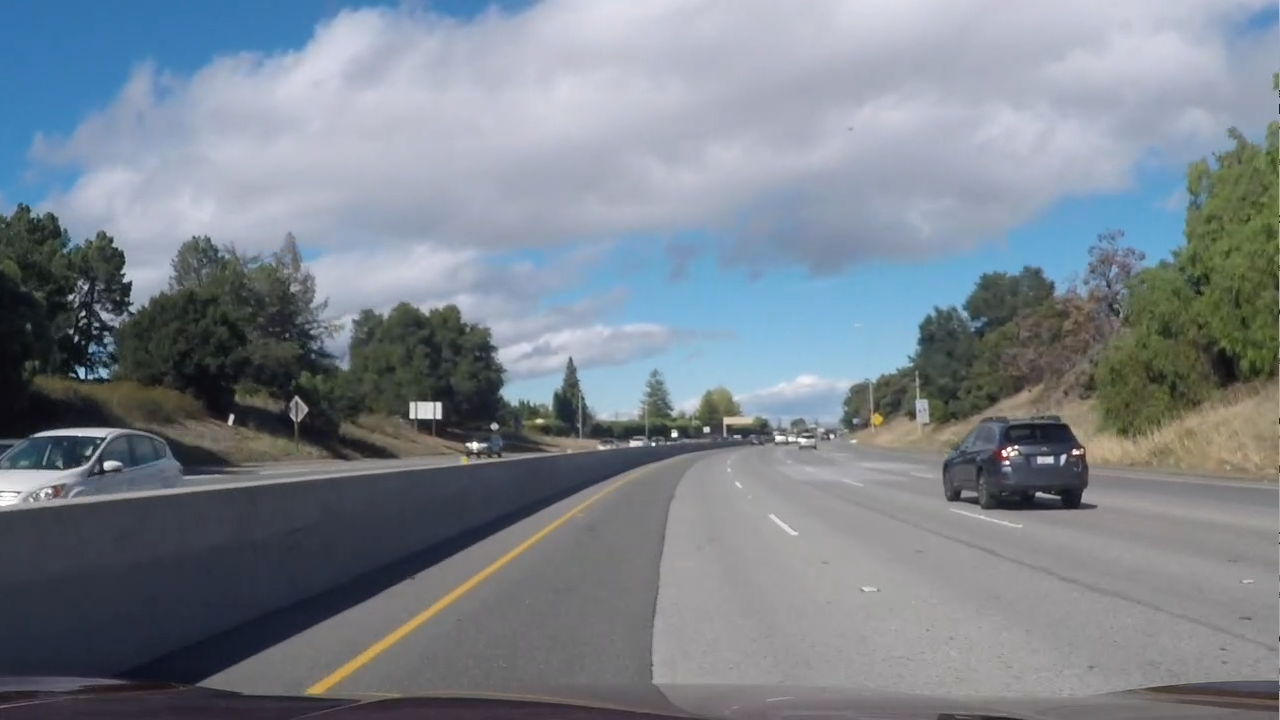
#> input picture problematic1.png, 1280 x 720 px; its folder holds only this picture in this run
$ python -i util.py   (imports and definitions only)   (older library calls are emulated)
#> lines starting #> are read from the running program, lines starting #| are printed output that depends on the picture; after the words box and inside, x2 and y2 are one past the last pixel; in counts of white or black regions, pixels touching at a corner belong together
import numpy as np
import cv2
import glob

class Camera:
    # [46 lines left out: functions __init__, undistort, calibrate_camera, not called in this run]


class Perspective:
    h = None
    w = None
    polygon = np.array([])
    M = []

    # [21 lines left out: function __init__, not called in this run]

    def warp(self, image):
        return cv2.warpPerspective(image, self.M, (self.h, self.w))

    def unwarp(self, image, new_shape):
        return cv2.warpPerspective(image, self.Minv, new_shape)

    def transform(self, v):
        return cv2.perspectiveTransform(v, self.M)

    def untransform(self, v):
        return cv2.perspectiveTransform(v, self.Minv)

    def polygon_frame(self):
        p = self.polygon
        return np.dstack([p[0], p[1], p[3], p[2], p[0]]).T


class FeatureExtractor:
    # settings
    blur_kernel_size = 5
    abs_sobel_kernel_size = 7
    mag_sobel_kernel_size = 7
    dir_sobel_kernel_size = 7

    def __init__(self, blur_kernel_size=5, abs_sobel_kernel_size=7, mag_sobel_kernel_size=7, dir_sobel_kernel_size=7):
        self.blur_kernel_size = blur_kernel_size
        self.abs_sobel_kernel_size = abs_sobel_kernel_size
        self.mag_sobel_kernel_size = mag_sobel_kernel_size
        self.dir_sobel_kernel_size = dir_sobel_kernel_size

    def gaussian_blur(self, img):
        return cv2.GaussianBlur(img, (self.blur_kernel_size, self.blur_kernel_size), 0)

    def abs_sobel_thresh(self, img, dx, dy, thresh):
        gray = cv2.cvtColor(img, cv2.COLOR_RGB2GRAY)

        sobel = cv2.Sobel(gray, cv2.CV_64F, dx, dy, ksize=self.abs_sobel_kernel_size)

        abs_sobel = np.absolute(sobel)
        scaled_sobel = np.uint8(255 * abs_sobel / np.max(abs_sobel))

        grad_binary = np.zeros_like(scaled_sobel)
        grad_binary[(scaled_sobel >= thresh[0]) & (scaled_sobel <= thresh[1])] = 1

        return grad_binary

    def mag_thresh(self, img, thresh):
        gray = cv2.cvtColor(img, cv2.COLOR_RGB2GRAY)
        sobelx = cv2.Sobel(gray, cv2.CV_64F, 1, 0, ksize=self.mag_sobel_kernel_size)
        sobely = cv2.Sobel(gray, cv2.CV_64F, 0, 1, ksize=self.mag_sobel_kernel_size)

        gradmag = np.sqrt(sobelx ** 2 + sobely ** 2)
        scale_factor = np.max(gradmag) / 255

        gradmag = (gradmag / scale_factor).astype(np.uint8)

        mag_binary = np.zeros_like(gradmag)
        mag_binary[(gradmag >= thresh[0]) & (gradmag <= thresh[1])] = 1

        return mag_binary

    def dir_threshold(self, img, thresh):
        gray = cv2.cvtColor(img, cv2.COLOR_RGB2GRAY)

        sobelx = cv2.Sobel(gray, cv2.CV_64F, 1, 0, ksize=self.dir_sobel_kernel_size)
        sobely = cv2.Sobel(gray, cv2.CV_64F, 0, 1, ksize=self.dir_sobel_kernel_size)

        abs_sobelx = np.absolute(sobelx)
        abs_sobely = np.absolute(sobely)

        dir = np.arctan2(abs_sobely, abs_sobelx)

        dir_binary = np.zeros_like(dir)
        dir_binary[(dir >= thresh[0]) & (dir <= thresh[1])] = 1

        return dir_binary

    def white_threshold(self, img):
        hsv = cv2.cvtColor(img, cv2.COLOR_RGB2HSV)
        hls = cv2.cvtColor(img, cv2.COLOR_RGB2HLS)

        white_2 = cv2.inRange(hls, (0, 255 - 60, 0), (255, 255, 60))
        white_3 = cv2.inRange(hls, (200, 200, 200), (255, 255, 255))
        white = cv2.inRange(hsv, (0, 0, 255 - 68), (255, 20, 255))

        return white | white_2 | white_3

    def yellow_threshold(self, img):
        hsv = cv2.cvtColor(img, cv2.COLOR_RGB2HSV)

        return cv2.inRange(hsv, (20, 100, 100), (40, 255, 255))

    def color_threshold(self, img):
        return self.white_threshold(img) | self.yellow_threshold(img)

    def pipeline(self, img):
        img = self.gaussian_blur(img)

        gradx = self.abs_sobel_thresh(img, 1, 0, (10, 255))
        grady = self.abs_sobel_thresh(img, 0, 1, (10, 255))

        mag_binary = self.mag_thresh(img, (40, 255))
        dir_binary = self.dir_threshold(img, (0.5, 1.1))

        combined = np.zeros_like(dir_binary)
        combined[((gradx == 1) & (grady == 0)) | ((mag_binary == 1)) & (dir_binary == 0)] = 1

        color_binary = self.color_threshold(img)

        total_binary = np.zeros_like(combined)
        total_binary[(color_binary > 0) & (combined > 0)] = 1

        return total_binary


class LaneFinder:
    nwindows = 9
    margin = 100 # the width of the windows +/- margin
    minpix = 50 # minimum number of pixels found to recenter window

    image = None
    histogram = []
    pixels = []

    left_lane_inds = []
    right_lane_inds = []

    left_fit = []
    right_fit = []

    left_curvead = 0
    right_curvead = 0
    offset = 0

    # [133 lines left out: functions __init__, histogram, nonzero, split_lanes, extract_pixels, polyfit and 3 more, not called in this run]

# Define a class to receive the characteristics of each line detection
class Line():
    # [22 lines left out: function __init__, not called in this run]

>>> import cv2
>>> picture = cv2.imread('problematic1.png')
#> picture is the input picture: shape (720, 1280, 3); mean B, G, R 141, 131.7, 123.2
>>> result = FeatureExtractor().pipeline(picture)
#> in pipeline, `gradx = self.abs_sobel_thresh(img, 1, 0, (10, 255))`:
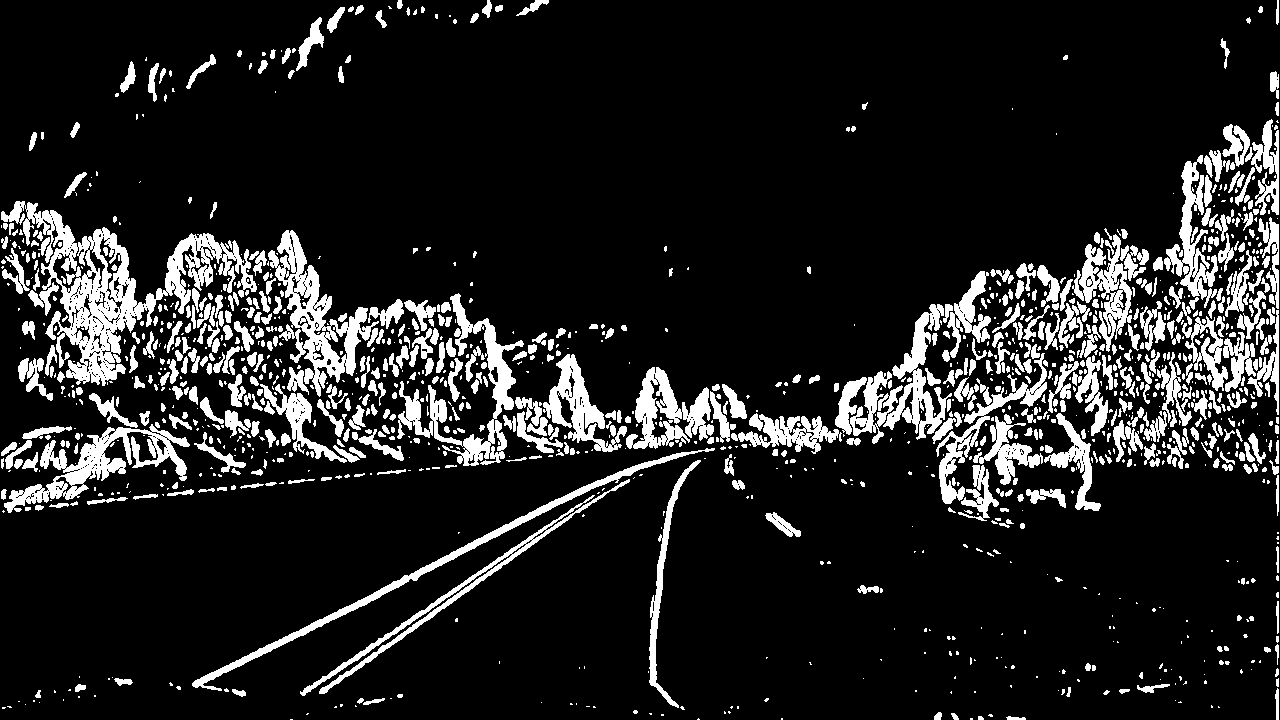
#> gradx: shape (720, 1280); values 0 (black) and 1 (white), 13.3% white; 1358 white regions (748 under 20 px), largest, box (x1, y1, x2, y2) and area: (1, 201, 257, 386) 12158, (268, 230, 379, 397) 5465, (397, 293, 524, 466) 4698
#> in mag_thresh, `gradmag = np.sqrt(sobelx ** 2 + sobely ** 2)`:
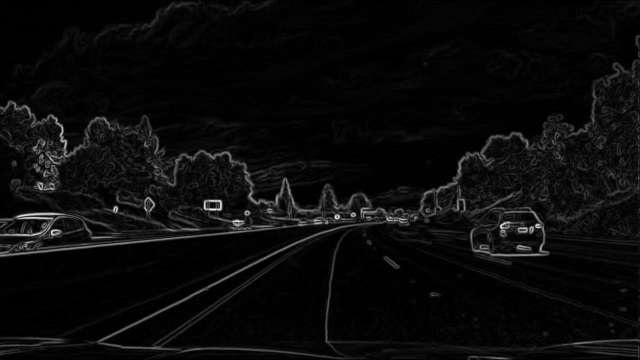
#> gradmag: shape (720, 1280) float64 (shown at 1/2 size); min 0, max 86196.7, mean 3825; drawn with min black and max white
#> in mag_thresh, `scale_factor = np.max(gradmag) / 255`: scale_factor = 338
#> in pipeline, `dir_binary = self.dir_threshold(img, (0.5, 1.1))`:
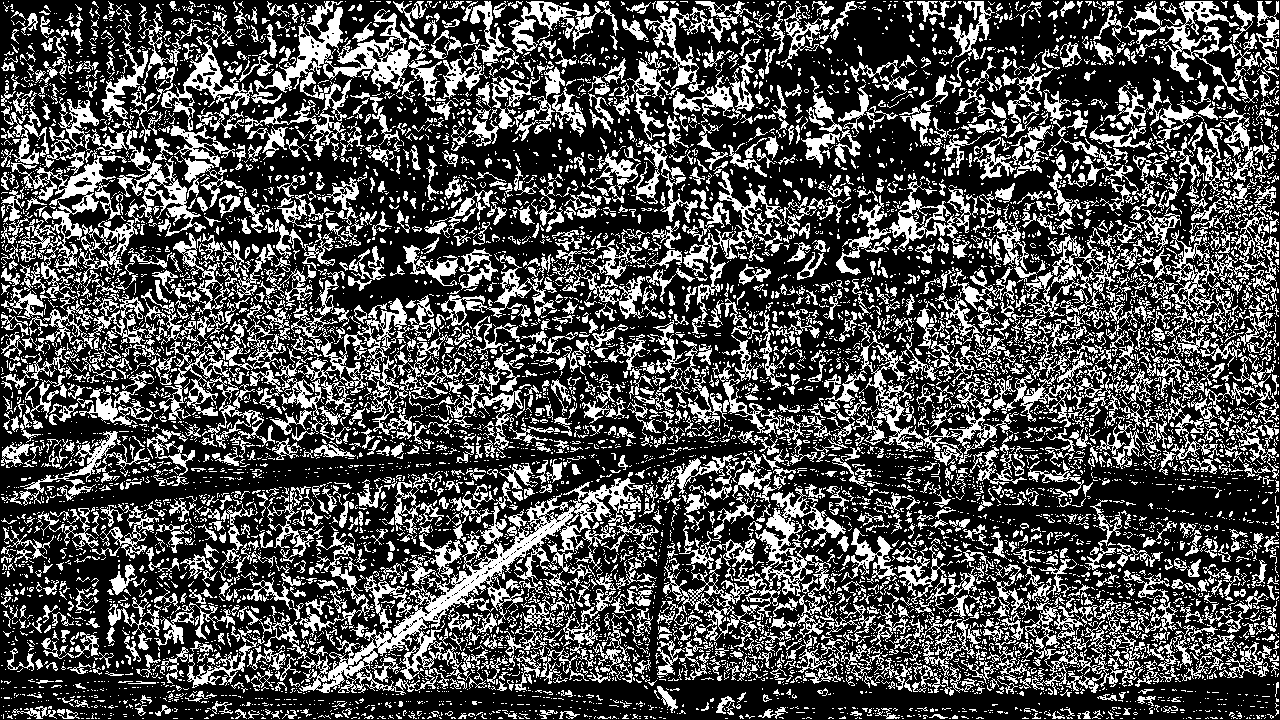
#> dir_binary: shape (720, 1280) float64; values 0 (black) and 1 (white), 31.1% white; 9232 white regions (7270 under 20 px), largest, box (x1, y1, x2, y2) and area: (299, 478, 648, 695) 10694, (678, 487, 846, 647) 6450, (251, 1, 442, 104) 5474
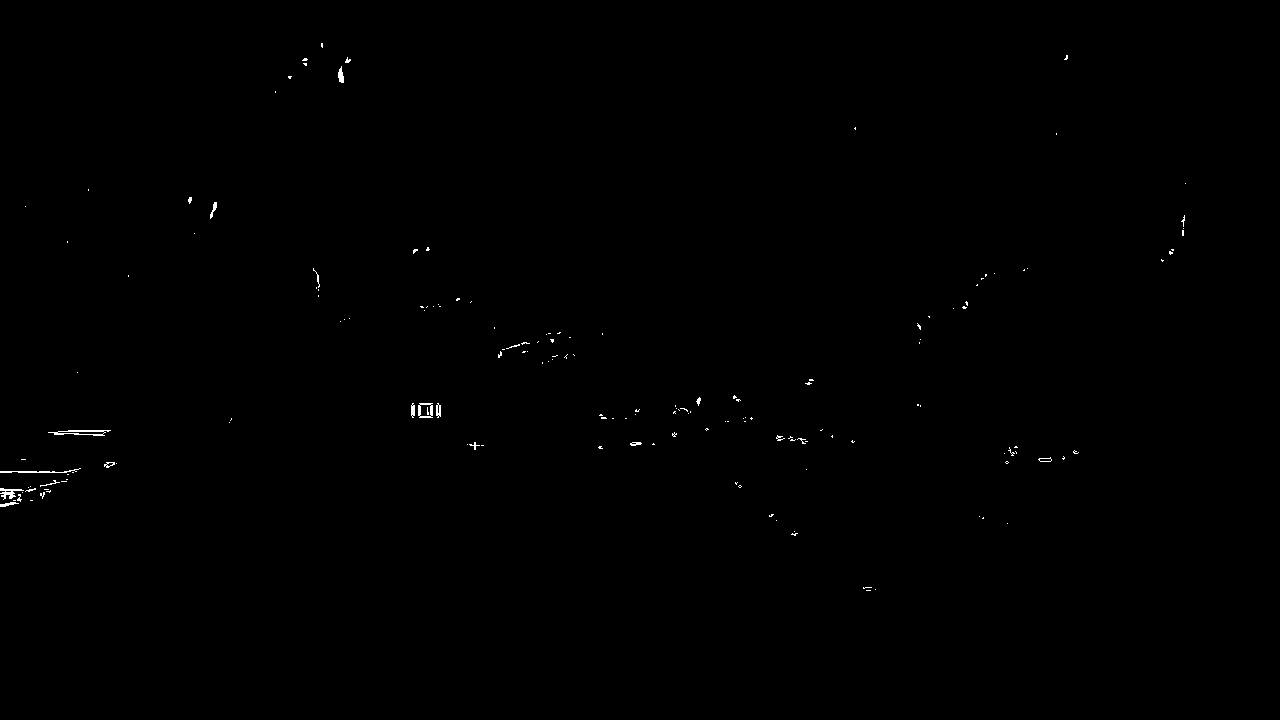
#> result: shape (720, 1280) float64; values 0 (black) and 1 (white), 0.2% white in thin lines or dots, all inside (x1, y1, x2, y2) = (0, 43, 1186, 591)

$ run again, on problematic2.png
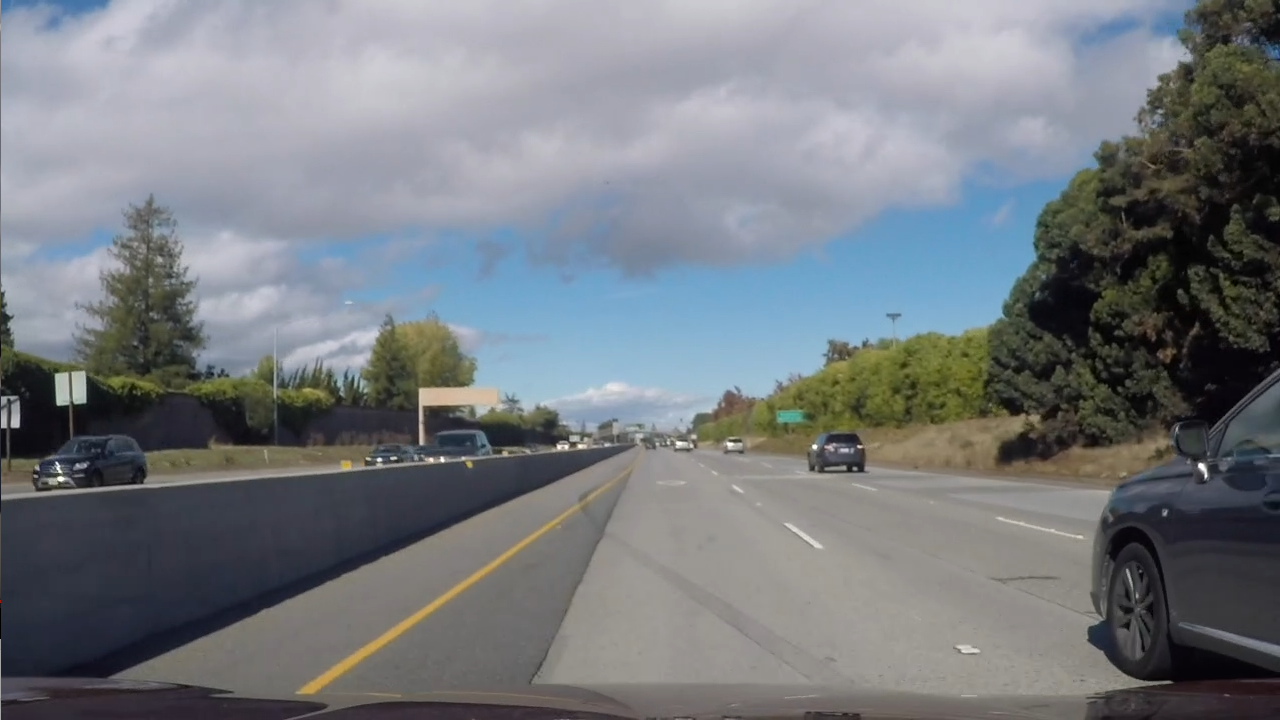
#> input picture problematic2.png, 1280 x 720 px
#> picture is the input picture: shape (720, 1280, 3); mean B, G, R 127.5, 122.5, 118
#> in pipeline, `gradx = self.abs_sobel_thresh(img, 1, 0, (10, 255))`:
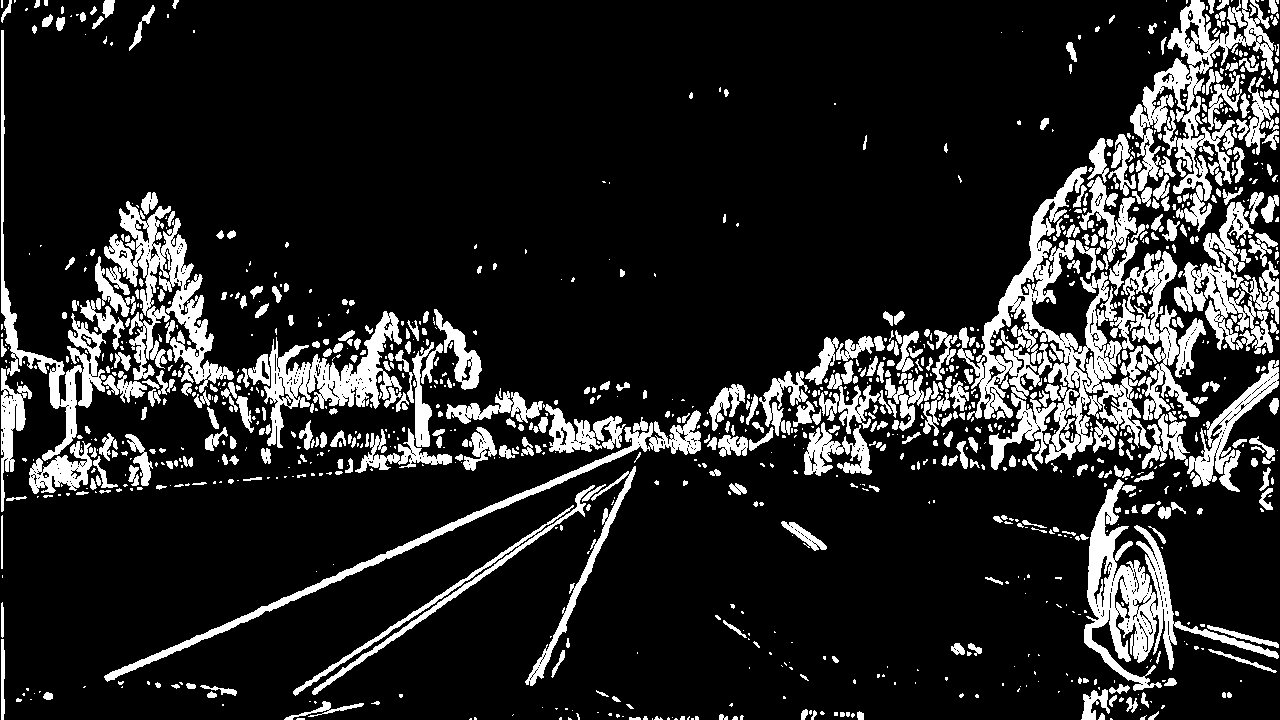
#> gradx: shape (720, 1280); values 0 (black) and 1 (white), 15.2% white; 1232 white regions (731 under 20 px), largest, box (x1, y1, x2, y2) and area: (957, 166, 1154, 470) 16303, (1084, 479, 1279, 691) 8953, (1130, 0, 1274, 201) 8660
#> grady: shape (720, 1280); values 0 (black) and 1 (white), 21.4% white; 922 white regions (535 under 20 px), largest, box (x1, y1, x2, y2) and area: (0, 304, 1280, 719) 84373, (0, 306, 477, 413) 17586, (1000, 57, 1209, 315) 10967
#> scale_factor = 332.4
#> mag_binary: shape (720, 1280); values 0 (black) and 1 (white), 7.2% white; 784 white regions (473 under 20 px), largest, box (x1, y1, x2, y2) and area: (0, 367, 792, 720) 17333, (795, 134, 1147, 380) 3333, (406, 321, 531, 449) 2250
#> dir_binary: shape (720, 1280) float64; values 0 (black) and 1 (white), 30.8% white; 9419 white regions (7401 under 20 px), largest, box (x1, y1, x2, y2) and area: (294, 458, 864, 696) 17771, (673, 480, 859, 571) 3684, (41, 1, 216, 61) 3399
#> hsv: shape (720, 1280, 3); mean H, S, V 65.3, 42.7, 133.1
#> hls: shape (720, 1280, 3); mean of channels 0, 1, 2 65.2, 123, 34.1
#> white_2: shape (720, 1280); 3.5% white; 47 white regions (18 under 20 px), largest, box (x1, y1, x2, y2) and area: (838, 0, 1045, 75) 9149, (310, 43, 482, 113) 7224, (349, 0, 555, 23) 3055
#> white_3: shape (720, 1280); every value is 0
#> white: shape (720, 1280); 12.3% white; 66 white regions (39 under 20 px), largest, box (x1, y1, x2, y2) and area: (2, 0, 1064, 152) 85191, (448, 81, 935, 184) 18837, (2, 163, 117, 209) 2469
#> `result = FeatureExtractor().pipeline(picture)`:
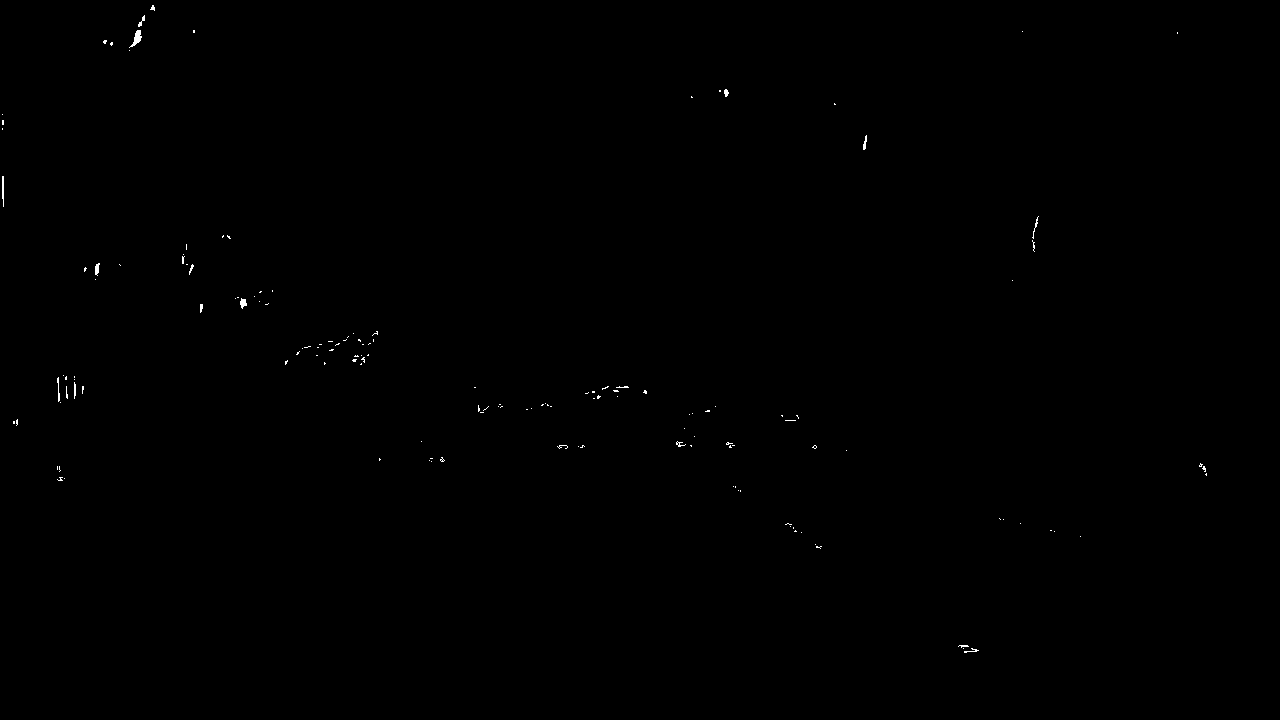
#> result: shape (720, 1280) float64; values 0 (black) and 1 (white), 0.13% white in thin lines or dots, all inside (x1, y1, x2, y2) = (2, 5, 1207, 653)
